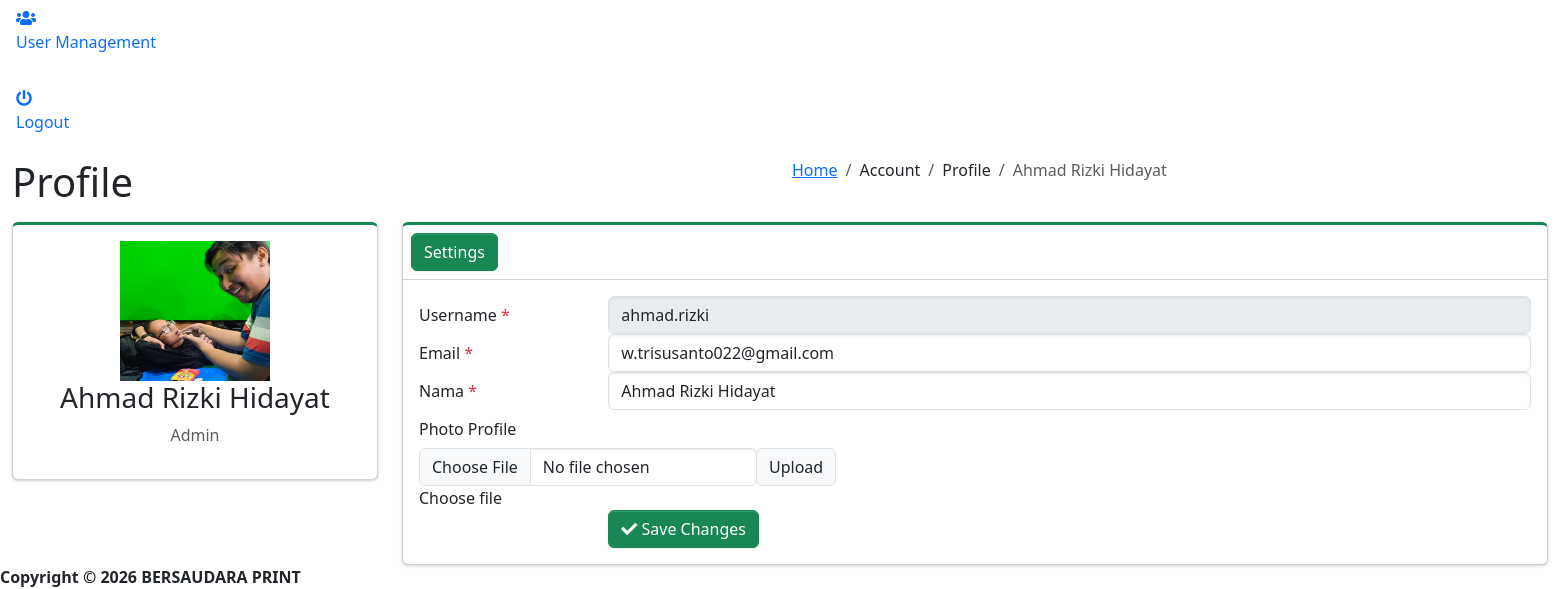
/account/profile.php (signed in, lower part), run on an earlier commit of the app's database.
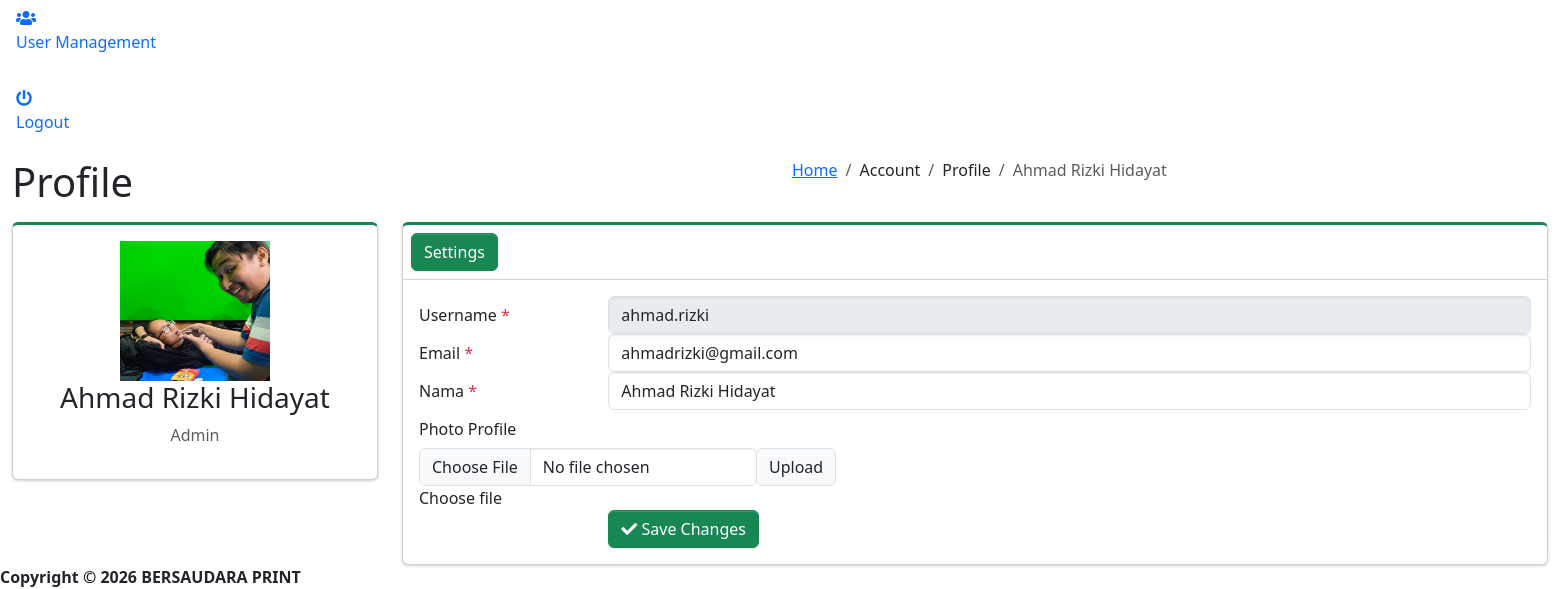
And on a later commit of the database.
### tables this page shows
CREATE TABLE `users` (
  `id` int(11) NOT NULL,
  `username` varchar(250) NOT NULL,
  `nama` varchar(250) NOT NULL,
  `email` varchar(250) NOT NULL,
  `password` varchar(250) NOT NULL,
  `role` varchar(50) NOT NULL,
  `status` enum('Aktif','Tidak Aktif') NOT NULL,
  `avatar` varchar(250) DEFAULT NULL
);

### partials/sidebar.php (called while the page is built, shortened)
<?php
$id = $_SESSION["id"];
$user = query("SELECT * FROM users WHERE id = $id")[0];
?>

### functions.php (called while the page is built, shortened)
<?php
$db = mysqli_connect("localhost", "root", "", "dev-arh2");
function base_url($path = "")
{
    return BASEURL . $path;
}
function query($query)
{
    global $db;
    $result = mysqli_query($db, $query);
    if (stripos(trim($query), 'SELECT') === 0) {
        $rows = [];
        while ($row = mysqli_fetch_assoc($result)) {
            $rows[] = $row;
        }
        return $rows;
    }
    return true;
}

### account/profile.php (the view, shortened to what the changed rows need)
<?php
$id = $_SESSION["id"];
$users = query("SELECT * FROM users WHERE id = $id")[0];
require_once '../partials/header.php';
?>
<body class="hold-transition sidebar-mini layout-fixed layout-navbar-fixed layout-footer-fixed">
    <div class="wrapper">
        <?php require_once '../partials/sidebar.php' ?>
        <div class="content-wrapper">
            <section class="content-header">
                <div class="container-fluid">
                    <div class="row mb-2">
                        <div class="col-sm-6">
                            <h1>Profile</h1>
                        </div>
                        <div class="col-sm-6">
                            <ol class="breadcrumb float-sm-right">
                                <li class="breadcrumb-item"><a href="<?= base_url('home') ?>">Home</a></li>
                                <li class="breadcrumb-item">Account</li>
                                <li class="breadcrumb-item">Profile</li>
                                <li class="breadcrumb-item active"><?= htmlspecialchars($users["nama"]); ?></li>
                            </ol>
                        </div>
                    </div>
                </div>
            </section>
            <section class="content">
                <div class="container-fluid">
                    <div class="row">
                        <div class="col-md-3">
                            <div class="card card-success card-outline">
                                <div class="card-body box-profile">
                                    <div class="text-center">
                                        <img class="profile-user-img img-fluid img-circle"
                                            src="<?= base_url('assets/dist/img/profile/' . htmlspecialchars($users['avatar'])); ?>"
                                            style="width: 150px; height: 140px;">
                                    </div>
                                    <h3 class="profile-username text-center"><?= htmlspecialchars($users["nama"]); ?></h3>
                                    <p class="text-muted text-center"><?= htmlspecialchars($users["role"]); ?></p>
                                </div>
                            </div>
                        </div>
                        <div class="col-md-9">
                            <div class="card card-success card-outline">
                                <div class="card-body">
                                    <div class="tab-content">
                                        <div class="active tab-pane" id="settings">
                                            <form class="form-horizontal" action="" method="POST" enctype="multipart/form-data" id="myForm">
                                                <div class="form-group row">
                                                    <div class="col-sm-10">
                                                        <input type="text" class="form-control" placeholder="Username" value="<?= htmlspecialchars($users["username"]); ?>" disabled>
                                                    </div>
                                                </div>
                                                <div class="form-group row">
                                                    <div class="col-sm-10">
                                                        <input type="email" class="form-control" id="email" name="email" placeholder="Email" value="<?= htmlspecialchars($users["email"]); ?>">
                                                    </div>
                                                </div>
                                                <div class="form-group row">
                                                    <div class="col-sm-10">
                                                        <input type="text" class="form-control" id="nama" name="nama" placeholder="Name" value="<?= htmlspecialchars($users["nama"]); ?>">
                                                    </div>
                                                </div>
                                            </form>
                                        </div>
                                    </div>
                                </div>
                            </div>
                        </div>
                    </div>
                </div>
            </section>
        </div>
    </div>
</body>
</html>

What changed in the data, as far as the page shows it:
changed users "Ahmad Rizki Hidayat": email "w.trisusanto022@gmail.com" → "ahmadrizki@gmail.com"
